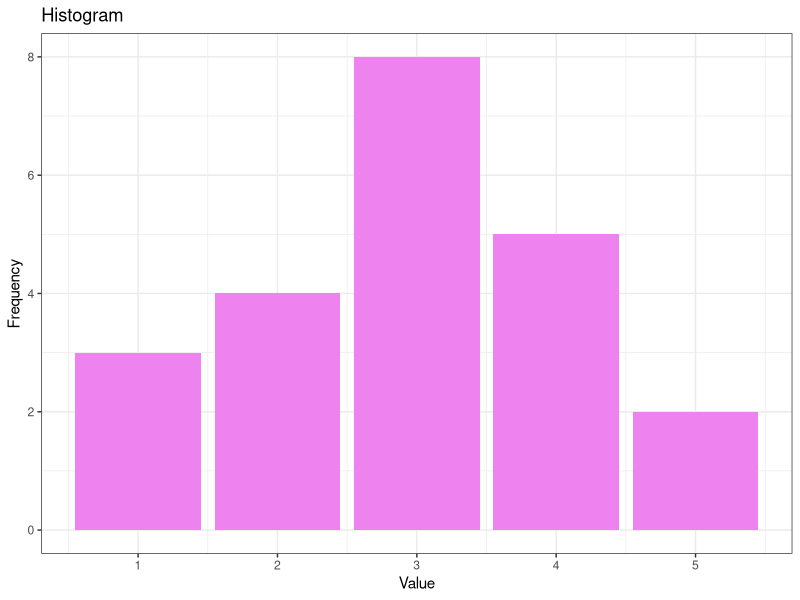

The R source for this figure:
                                      # Page no. : 15

# How are you  doing? 

# 3rd Question

value <- c(1, 2, 3, 4, 5)

frequency <- c(3, 4, 8, 5, 2)

frequency_table <- data.frame(value, frequency)

# Install Library if not install

# install.packages("ggplot2")

# Import Library

library(ggplot2)

ggplot(data = frequency_table, aes(x = value, y = frequency)) +
  geom_bar(stat = "identity", fill = "violet") +
  labs(title = "Histogram", x = "Value", y = "Frequency") + 
  theme_bw()
  
